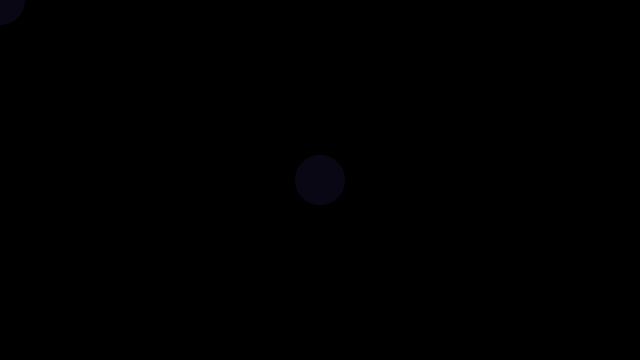
Frame 1 (no input)
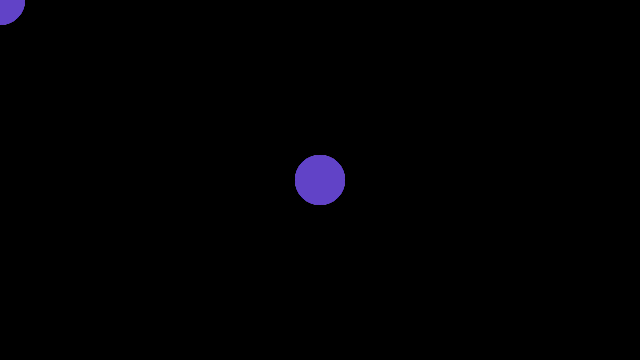
Frame 60 (the mouse pressed at the canvas centre just before this capture)
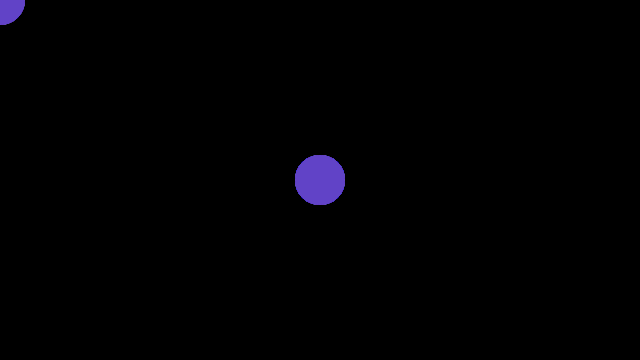
Frame 120 (the mouse held since frame 60 and released just before this capture)

The Processing sketch that drew these frames (run headless with seeded random() and noise(); from frame 60 on, the mouse is pressed at the canvas centre):

// Processing sketch: processingFlow
// ── processingFlow.pde
//It doesnt matter where you put your setup, draw and mousepressed, the compilers looks for it.
//Happens Once
void setup() {
  //Use Edit -> Auto Format
  size(640, 360);
  colorMode(RGB, 640,360,255);
  background(0);
}

//Goes forever
void draw() {
  //The image updates when it gets to the bottom, so first clean the screen and then do what ever you want
  ///If you do whatever you want first and at the end you clear the screen you wont be able to see anything.
  //background(0);
  noStroke();
  fill(255, 100, 200,25);
  circle(mouseX,mouseY, 50);
  circle(width/2, height/2, 50);
}

void mousePressed() {
background(mouseX, mouseY, 0);

}
//Time 1:33:44
